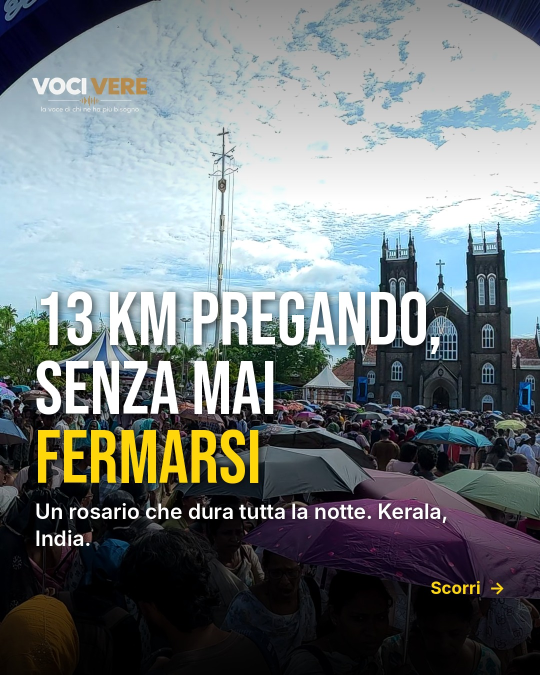
#> input picture copioni/caroselli/arthunkal/01.jpg, 1080 x 1350 px (shown at 1/2 size)
$ python -i rifacimento.py   (imports and definitions only)
#> lines starting #> are read from the running program, lines starting #| are printed output that depends on the picture
#!/usr/bin/env python3
"""Arthunkal RIFATTO DA ZERO (Manuel 17-18/11): lungo 16:9 4K, trailer (verticale e orizzontale), reel ponte, 4 reel.

    python3 projects/arthunkal/rifacimento.py long|trailer|trailer_h [--preview]
Piano: analisi/arthunkal_rifacimento.md (Insights) e copioni/arthunkal_pacchetto.md, "RIFACIMENTO" + "Aggiornamento 18/11"
(Copy: la statua NON è stata filmata, Milano e il 1647 solo nella voce di Manuel e nella linea del tempo). Modello
analisi/competitor/progetto_happiness_mumbai.md. Girato in work/arthunkal/raw (Drive 1-31YVr-_SzqFcstOSf8RrILg_0iVDqSX),
trascrizione in work/arthunkal/tr/tutte.json, scelte in projects/arthunkal/girato.md. Nessun voiceover nuovo: si monta solo
con il parlato del girato (Manuel in camera e interviste), la sigla con la frase della missione e la chiusura fissa.
Motore e regole come projects/fortkochi/build.py (Manuel 17/11: camera 1.05x senza pause, B-roll sulle cose dette, zoom
secchi nelle interviste, solo voce pulita, niente B-roll ripetuti, musica originale di Montaggio poca e bassa).
"""
import glob, json, os, subprocess, sys
import numpy as np

ROOT = os.path.abspath(os.path.join(os.path.dirname(__file__), "..", ".."))
sys.path.insert(0, f"{ROOT}/tools")
from doc_render import Timeline, run, dur_of, ts, FPS
from sigla import sigla_d
from voice_clean import cleaned

PREVIEW = "--preview" in sys.argv
WORK = f"{ROOT}/work/arthunkal"
R = f"{WORK}/raw"
OUT = f"{WORK}/out2"
GFX = f"{WORK}/gfx2"
VOCE = f"{WORK}/voce"
AUD = f"{ROOT}/projects/arthunkal/audio"
CHIUSURA = f"{ROOT}/assets/voce/chiusura_vocivere.m4a"
# [2 lines not run here, left out]
DEF = "eq=contrast=1.03:saturation=1.05"
NIGHT = "eq=brightness=0.03:gamma=1.12:contrast=1.04:saturation=1.08"
MUS = 0.075                          # musica sotto la voce: bassa, costante
SUB_K = 1.5                          # sottotitoli delle interviste 1.5 volte più grandi (Manuel 18/11: si guarda dal telefono)


# [4 lines left out: function M23, not called in this run]


def C(k):
    """Clip del girato per numero (le 4 cifre nel nome DJI_..._0236_D.MP4)."""
    m = glob.glob(f"{R}/DJI_*_{k}_D.MP4")
    assert len(m) == 1, (k, m)
    return m[0]


# ---------------- voce allo stesso livello (da projects/fortkochi/build.py) ----------------
VOICE_LUFS = -18.0


def _pcm(path, af="anull", ch=1):
    return np.frombuffer(subprocess.run(["ffmpeg", "-v", "error", "-i", path, "-map", "0:a:0", "-ac", str(ch), "-ar", "48000",
                                         "-af", af, "-f", "f32le", "-"], capture_output=True, check=True).stdout, np.float32)


# [16 lines left out: functions _lufs, soft_rnn, not called in this run]


SOFT = set()                          # clip da pulire più piano (si riempie dopo l'ascolto)


def leveled(src):
    """Solo la voce pulita (RNNoise) a -18 LUFS con guadagno fisso; nelle pause si chiude a -45 dB. Stessi tempi."""
    name = os.path.splitext(os.path.basename(src))[0]
    out = f"{VOCE}/liv_{name}.wav"
    if os.path.exists(out):
        return out
    code = name.split("_")[2]
    cv = soft_rnn(src, f"{VOCE}/soft_{name}.wav") if code in SOFT else cleaned(src, VOCE)
    gv = VOICE_LUFS - _lufs(cv)
    c = _pcm(cv).astype(np.float64)
    n = len(c); hv = 480; mv = n // hv
    dv = 20 * np.log10(np.sqrt((c[:mv * hv].reshape(mv, hv) ** 2).mean(1)) + 1e-9)
    dv = np.convolve(dv, np.ones(5) / 5, mode="same")
    lo, hi = np.percentile(dv, 10), np.percentile(dv, 95)
    on = dv > lo + 0.2 * (hi - lo)
    on = np.convolve(on.astype(float), np.ones(27), mode="full")[6:6 + mv] > 0
    gate = np.where(on, 1.0, 10 ** (-45 / 20))
    gate = np.convolve(gate, np.ones(5) / 5, mode="same")
    gate = np.interp(np.arange(n), (np.arange(mv) + 0.5) * hv, gate)
    y = np.clip(c * gate * 10 ** (gv / 20), -0.98, 0.98).astype(np.float32)
    import soundfile as sf
    sf.write(out, np.stack([y, y], 1), 48000, subtype="PCM_16")
    print(f"voce {name}: {gv:+.1f} dB", flush=True)
    return out


# [6 lines left out: function range_gain, not called in this run]


class TL(Timeline):
    # [18 lines left out: functions _vf, _af, not called in this run]


# ---------------- tagli sulla voce vera ----------------
_VOICED = {}


# [31 lines left out: functions voiced, tight, not called in this run]


VO_SPEED = 1.05                # Manuel 17/11: camera e voiceover a 1.05x, senza pause né respiri


# [15 lines left out: function piece, not called in this run]


# ---------------- parole di Manuel (sottotitoli parola per parola nei verticali) ----------------
# [1 line not run here, left out]
FIX = {"Calabur.": "Kalavoor.", "Artun": "Arthunkal.", "Cal.": None, "Carra": "Kerala", "troppusione": "confusione",
       "Gesuita": "gesuita", "Feniscio.": "Fenicio.", "Belluta": "Veluthachan.", "Chan.": None, "S.": None,
       "antico.": "è antico.", "dice": "si dice", "siamo": "si sono", "13-14": "tredici, quattordici", "km": "chilometri",
       "volontar": "Volontari", "Feniscio": "Fenicio", "ricostruita,": "ricostruita"}
OVERRIDE = {   # parole riscritte a mano dove il riconoscimento sbaglia (tempi della voce nella clip)
    "0267": [("Volontari", 1.04), ("induisti", 1.52), ("che", 3.19), ("danno", 3.35), ("la", 3.59), ("loro", 3.75),
             ("mano,", 3.91), ("ma", 4.15), ("tanto", 4.31), ("è", 4.45), ("una", 4.55), ("festa", 4.9), ("cattolica.", 5.48)],
    "0296": [("E", 0.15), ("dopo", 0.35), ("chilometri", 0.65), ("di", 1.15), ("cammino!", 1.35)],
    "0262": [("Chi", 3.16), ("prega,", 3.32), ("chi", 4.18), ("guarda", 4.42), ("dalle", 4.82), ("case,", 5.06), ("chi", 5.38),
             ("offre", 5.54), ("acqua", 5.94), ("e", 6.34), ("chi", 6.58), ("è", 6.82), ("solo", 6.98), ("curioso.", 7.22)],
}


# [12 lines left out: function words_of, not called in this run]


# ---------------- montaggio ----------------
USED = {}                              # B-roll già usati: niente ripetizioni (Manuel 17/11)


# [6 lines left out: function mark, not called in this run]


class Edit:
    # [10 lines left out: function __init__, not called in this run]

    @property
    def t(self):
        return self.tl.t

    # [54 lines left out: functions b, say, cam, not called in this run]

    def gfx(self, path, d=None, audio=False):
        self.tl._add(path, 0, d or dur_of(path), gain=1.0, grade="null", audio=audio)

    # [10 lines left out: function close, not called in this run]

    def title(self, t0, t1, txt, style="Promessa"):
        self.titles.append((t0, t1, style, txt))

    # [63 lines left out: functions ass_v, ass, render, not called in this run]


def music(tl, name, t0, t1, offset=0.0, level=MUS, fin=1.0, fout=1.2):
    tl.music(t0, t1, f"{AUD}/ar_{name}.flac", offset=offset, level=level, fin=fin, fout=fout, duck=False, norm=False)
    return offset + (t1 - t0)


# [39 lines left out: functions storia, closing_visual, not called in this run]


# ---------------- interviste (tempi in projects/arthunkal/interviste.md, ricontrollati sulla trascrizione 18/11) ----------------
I = dict(lift=True, pad=(0.05, 0.1), zooms=[1.0, 1.15], cut=(0.35, 0.1))   # zoom secco a ogni taglio, via le pause lunghe

# sigla: 8 pezzi del video che non tornano altrove (lampi da 1.2 s sotto la frase della missione)
# [2 lines that did not run here, left out]


# [153 lines left out: functions apertura, long_video, trailer, not called in this run]


# ================= VERTICALI (Manuel 18/11: Manuel in camera, movimento, una sola scritta in alto all'inizio, veloci) =================
RS = 1.12                              # Manuel in camera nei reel: più svelto del lungo
RB = 1.25                              # B-roll nei reel: velocizzati


# [4 lines left out: function reel_edit, not called in this run]


def fact(e, txt, d=3.2):
    """Il fatto in alto dal primo fotogramma (Insights 17/11), oro su bianco."""
    e.tags.append((0.0, d, txt, "Tag", 430))


def reel_music(e, name, t0, t1, level=0.10, offset=0.0):
    music(e.tl, name, max(0.0, t0), t1, offset=offset, level=level, fin=0.4, fout=0.8)


# [137 lines left out: functions reel_13km, reel_cibo, reel_pellegrina, reel_insieme, space_clip, reel_ponte, not called in this run]


REELS = {"r13km": reel_13km, "rcibo": reel_cibo, "rpell": reel_pellegrina, "rinsieme": reel_insieme, "rponte": reel_ponte}


# [13 lines not run here, left out]

>>> import cv2
>>> picture = cv2.imread('../../copioni/caroselli/arthunkal/01.jpg', cv2.IMREAD_GRAYSCALE)
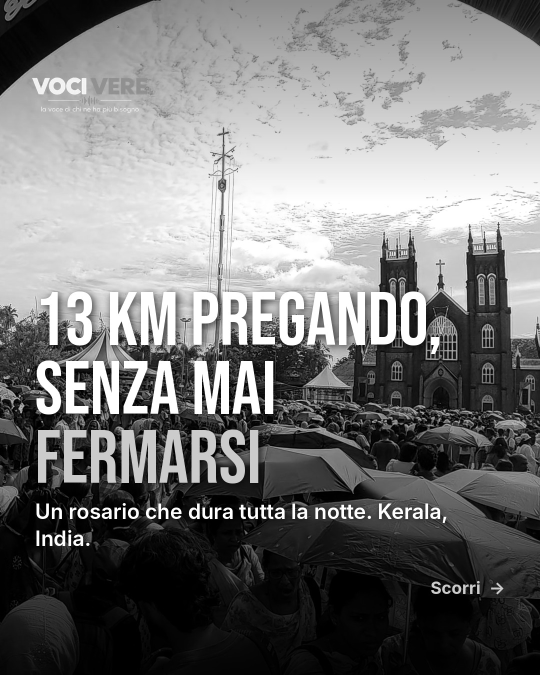
#> picture: shape (1350, 1080) (shown at 1/2 size); min 0, max 255, mean 119.8
#> (the run stopped early here; a loop or call above may not have finished)

$ run again, on copioni/caroselli/arthunkal/05.jpg
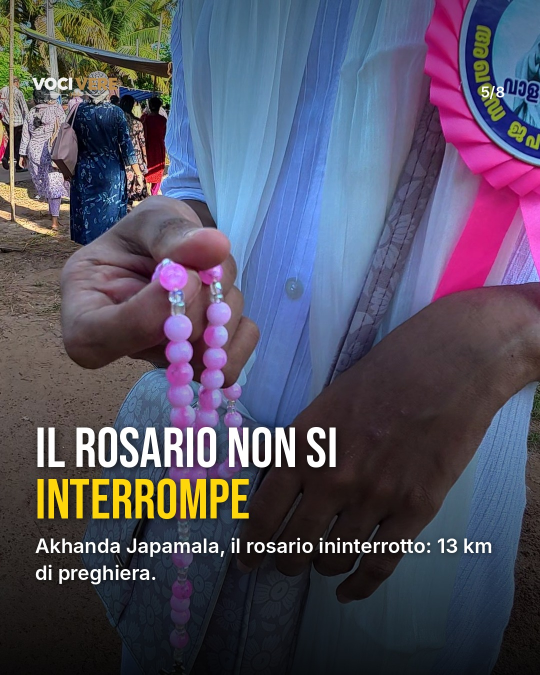
#> input picture copioni/caroselli/arthunkal/05.jpg, 1080 x 1350 px (shown at 1/2 size)
#> `picture = cv2.imread('../../copioni/caroselli/arthunkal/01.jpg', cv2.I..`:
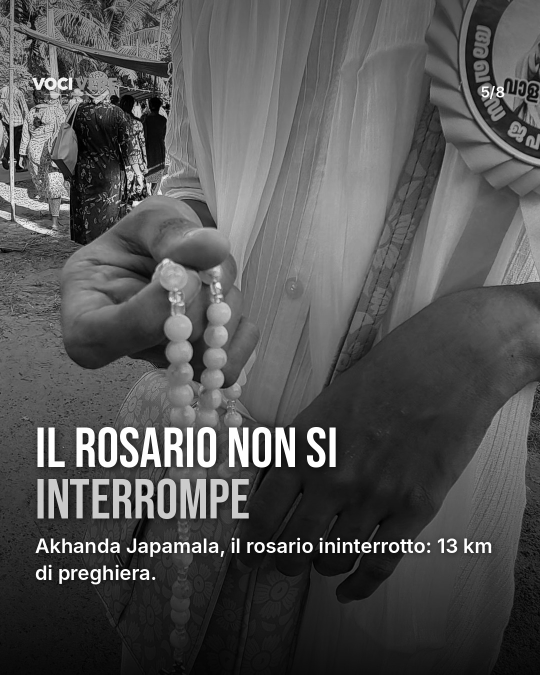
#> picture: shape (1350, 1080) (shown at 1/2 size); min 0, max 255, mean 84.7

$ run again, on copioni/caroselli/arthunkal/06.jpg
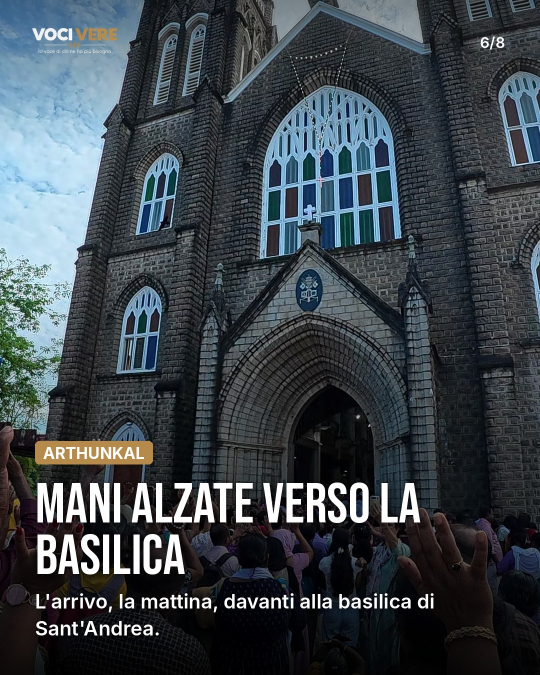
#> input picture copioni/caroselli/arthunkal/06.jpg, 1080 x 1350 px (shown at 1/2 size)
#> `picture = cv2.imread('../../copioni/caroselli/arthunkal/01.jpg', cv2.I..`:
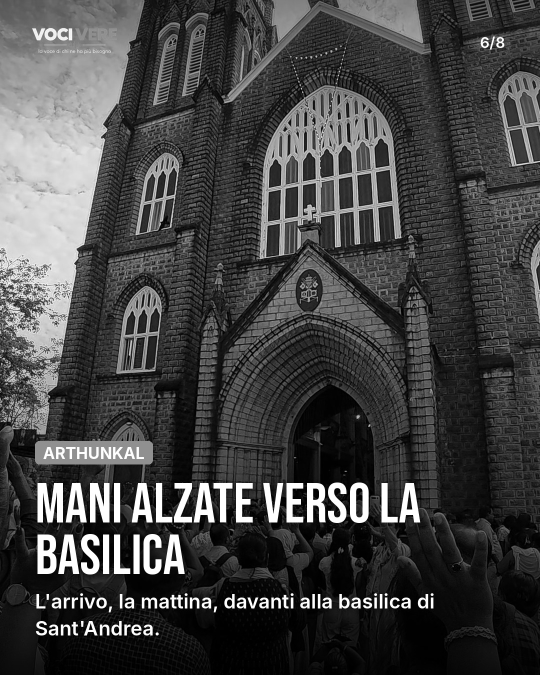
#> picture: shape (1350, 1080) (shown at 1/2 size); min 0, max 255, mean 68

$ run again, on copioni/caroselli/arthunkal/07.jpg
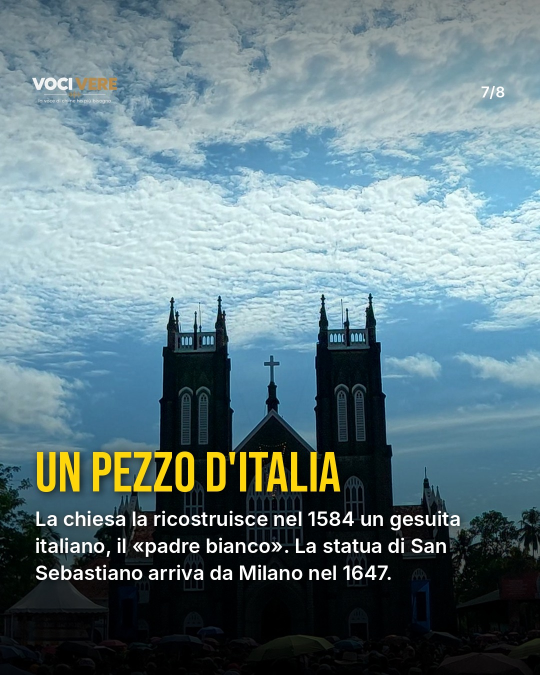
#> input picture copioni/caroselli/arthunkal/07.jpg, 1080 x 1350 px (shown at 1/2 size)
#> `picture = cv2.imread('../../copioni/caroselli/arthunkal/01.jpg', cv2.I..`:
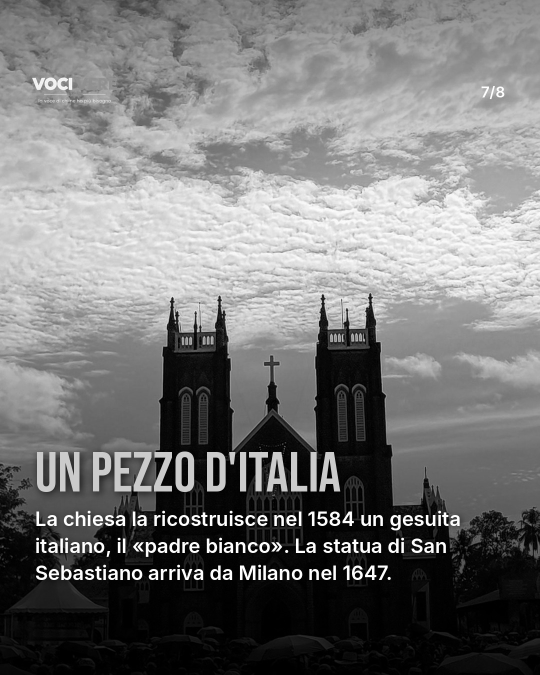
#> picture: shape (1350, 1080) (shown at 1/2 size); min 0, max 255, mean 118.8
